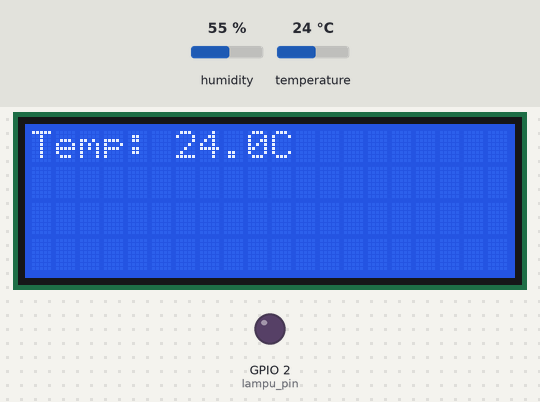
Recording of a program running on a simulated ESP32 board running MicroPython. Parts: 20×4 character LCD, output pins drawn as LEDs (lit = HIGH). Wiring (from the project's diagram.json): purple LED on GPIO 2, DHT22 sensor on GPIO 4. The inputs (shaded band) are chosen by the test bench; at power-on: temperature 24 °C, humidity 55 %. WiFi joins after 1.5 s; no MQTT or app messages arrive unless stated; library files of the repository ran but are not shown: machine_i2c_lcd.py; what the program prints to the serial console is not drawn.

Above: at 2.9 s.
3.0 s: temperature set to 12 °C
At 7.9 s:
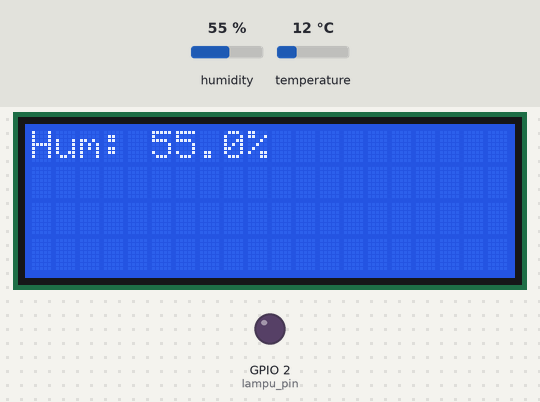
At 13.6 s:
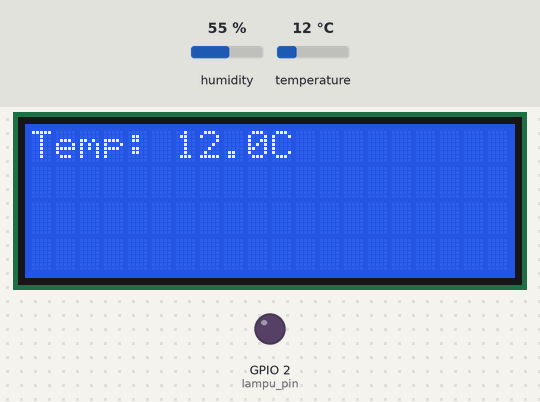
Timing chart, 0 to 15.1 s (numbered marks = the images above; inputs shaded):
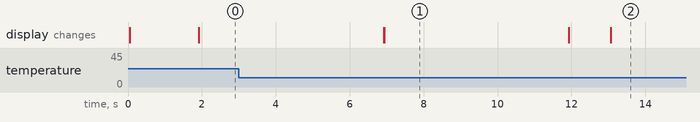

Measured:
- what the display in image 1 shows lasts 5.0 s, from 6.9 s to 11.9 s

The program:

main.py
```python
import network
import time
import machine
import json
import dht
from umqtt.simple import MQTTClient
from machine import I2C, Pin
from machine_i2c_lcd import I2cLcd

WIFI_SSID = "Wokwi-GUEST"
WIFI_PASS = ""

MQTT_BROKER = "broker.emqx.io"
MQTT_PORT = 1883
MQTT_CLIENT_ID = "esp32_json_control"

TOPIC_SENSOR = b"/UNI136/AdrianAlfajri/data_sensor"
TOPIC_LED = b"/UNI136/AdrianAlfajri/aktuasi_led"

lampu_pin = machine.Pin(2, machine.Pin.OUT)
dht_sensor = dht.DHT22(machine.Pin(4))
i2c = I2C(0, scl=Pin(22), sda=Pin(21), freq=400000)

def scan_i2c():
    print("Scanning I2C devices...")
    devices = i2c.scan()
    if not devices:
        print("No I2C devices found! Periksa koneksi LCD.")
        return None
    print(f"I2C devices found: {devices}")
    return devices[0]  # Ambil alamat pertama

i2c_addr = scan_i2c()
if i2c_addr is None:
    raise RuntimeError("LCD tidak terdeteksi. Pastikan koneksi dan alamat I2C benar.")

lcd = I2cLcd(i2c, i2c_addr, 4, 20)  # Gunakan LCD 20x4
last_command = None

def connect_wifi():
    wlan = network.WLAN(network.STA_IF)
    wlan.active(True)
    if not wlan.isconnected():
        wlan.connect(WIFI_SSID, WIFI_PASS)
        while not wlan.isconnected():
            time.sleep(0.2)

def reconnect_mqtt(client):
    while True:
        try:
            client.connect()
            client.subscribe(TOPIC_LED)
            break
        except:
            time.sleep(2)

def sub_cb(topic, msg):
    global last_command
    print(f"[MQTT] Pesan diterima di {topic.decode()}: {msg.decode()}")
    try:
        data = json.loads(msg)
        command = data.get("msg", "")
    except:
        return

    if command == last_command:
        return

    last_command = command
    if command == "ON":
        lampu_pin.value(1)
        print("[ACTION] Lampu Dinyalakan!")
        update_lcd("ON")
    elif command == "OFF":
        lampu_pin.value(0)
        print("[ACTION] Lampu Dimatikan!")
        update_lcd("OFF")

def update_lcd(status):
    lcd.clear()
    time.sleep_ms(50)
    suhu, kelembaban = read_dht22()
    if suhu is not None and kelembaban is not None:
        lcd.move_to(0, 0)
        lcd.putstr(f"Temp: {suhu:.1f}C")
        time.sleep(5)
        lcd.clear()
        lcd.move_to(0, 0)
        lcd.putstr(f"Hum: {kelembaban:.1f}%")
        time.sleep(5)
        lcd.clear()
        if status == "ON":
            lcd.move_to(1, 0)
            lcd.putstr(f"Lampu: {status}")

def read_dht22():
    try:
        dht_sensor.measure()
        return dht_sensor.temperature(), dht_sensor.humidity()
    except:
        return None, None

def main():
    connect_wifi()
    client = MQTTClient(MQTT_CLIENT_ID, MQTT_BROKER, MQTT_PORT)
    client.set_callback(sub_cb)
    client.connect()
    client.subscribe(TOPIC_LED)

    try:
        while True:
            client.check_msg()
            suhu, kelembaban = read_dht22()
            if suhu is not None and kelembaban is not None:
                sensor_msg = json.dumps({"suhu": suhu, "kelembaban": kelembaban, "led_status": lampu_pin.value()})
                client.publish(TOPIC_SENSOR, sensor_msg)
                print(f"[PUBLISH] {sensor_msg}")
                update_lcd(f"{'ON' if lampu_pin.value() else 'OFF'}")
                if suhu > 30:
                    lampu_pin.value(1)
                    update_lcd("ON (HOT)")
            time.sleep(1)
    except KeyboardInterrupt:
        pass

main()
```
